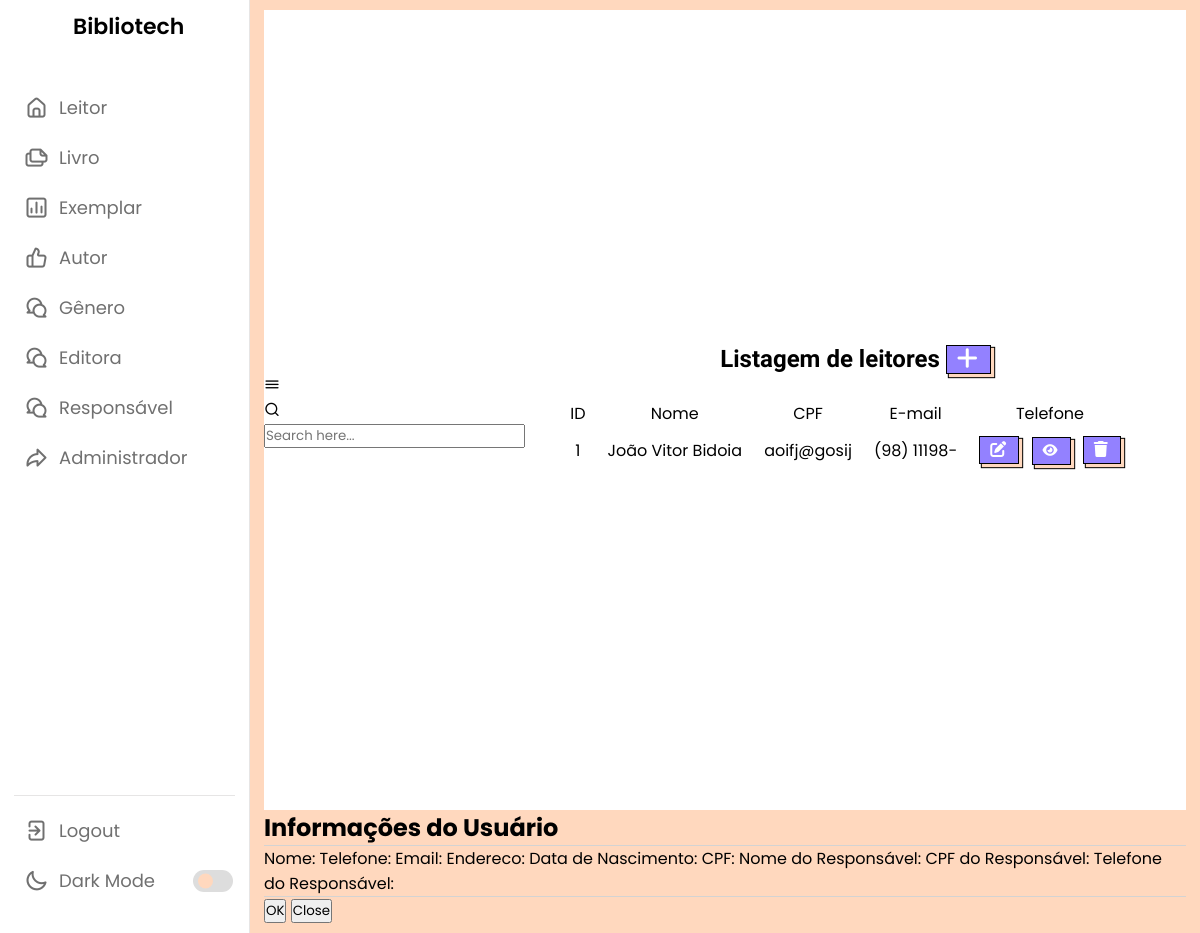
Before: /listarLeitor4.php with the older database file.
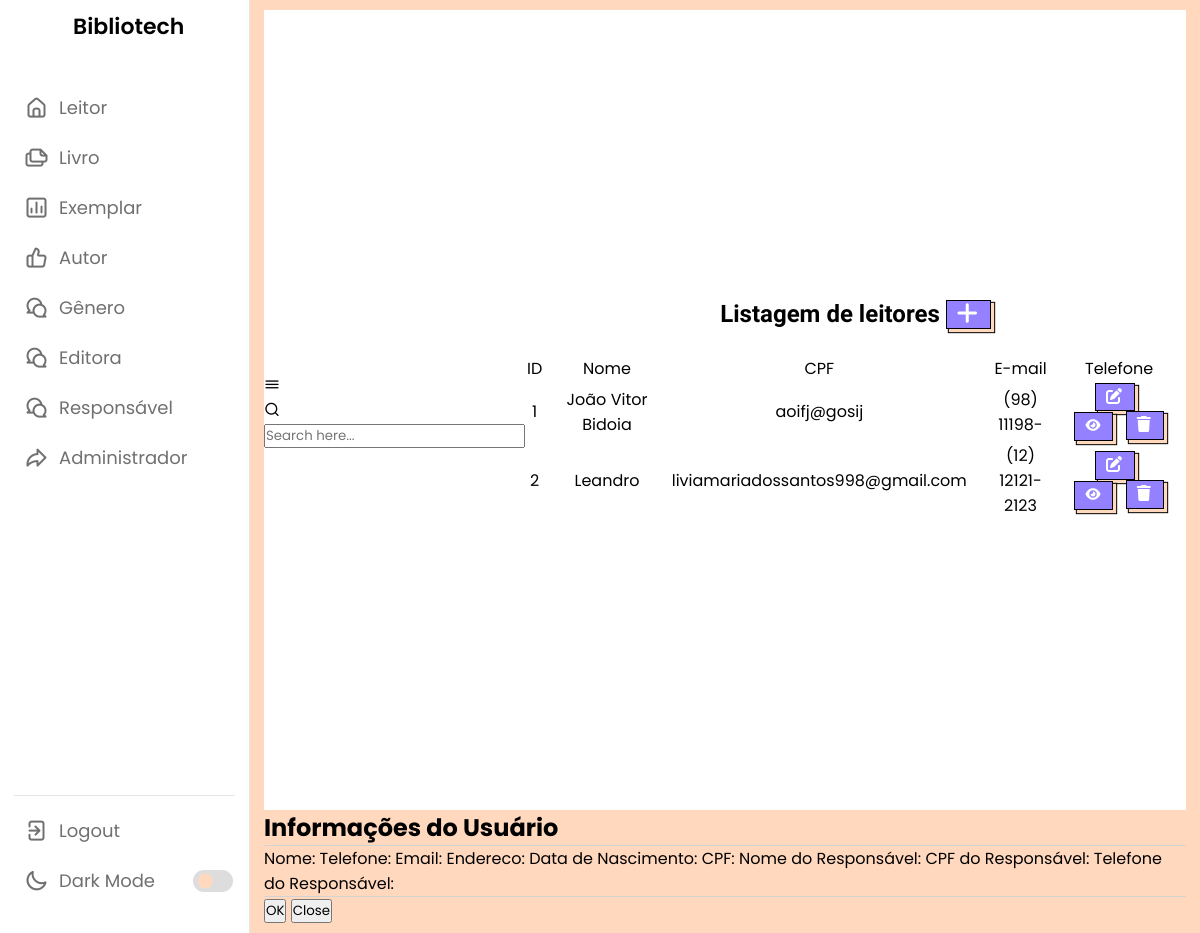
After: the same page with the newer database file.
### tables this page shows
CREATE TABLE `leitor` (
  `id` int(11) NOT NULL,
  `status` varchar(45) NOT NULL,
  `nome` varchar(100) NOT NULL,
  `telefone` varchar(15) NOT NULL,
  `endereco` varchar(100) NOT NULL,
  `dn` date NOT NULL,
  `cpf` varchar(11) NOT NULL,
  `email` varchar(100) NOT NULL,
  `senha` varchar(255) NOT NULL,
  `nomeResp` varchar(100) DEFAULT NULL,
  `cpfResp` varchar(11) DEFAULT NULL,
  `telResp` varchar(45) DEFAULT NULL
);

### listarLeitor4.php (the view, shortened to what the changed rows need)
<?php
require_once("conexao.php");
$sql = "select * from leitor";
$resultado = mysqli_query($conexao, $sql);
?>
<!DOCTYPE html>
<html lang="pt-br">
<head>
    <link rel="stylesheet" href="css/style.css">
    <link rel="stylesheet" href="css/cadastrar.css">
    <link rel="stylesheet" href="https://unicons.iconscout.com/release/v4.0.0/css/line.css">
</head>
<body>
    <section class="dashboard">
        <div class="corpolistar">
            <div class="geekcb-wrapper">
                    <div class="listar">
                        <h2 style="font-family: 'Fjalla One'; text-align: center">Listagem de leitores
                            <a href="cadastrarLeitor.php" class="botao">
                                <i class="fa-solid fa-plus"></i>
                            </a>
                        </h2><br>
                        <table>
                            <thead>
                                <tr>
                                    <td>ID</td>
                                    <td>Nome</td>
                                    <td>CPF</td>
                                    <td>E-mail</td>
                                    <td>Telefone</td>
                                </tr>
                            <tbody>
                                <?php while ($linha = mysqli_fetch_array($resultado)) { ?>
                                    <tr>
                                        <td>
                                            <?= $linha['id'] ?>
                                        </td>
                                        <td>
                                            <?= $linha['nome'] ?>
                                        </td>
                                        <td>
                                            <?= $linha['email'] ?>
                                        </td>
                                        <td>
                                            <?= $linha['telefone'] ?>
                                        </td>
                                        <td>
                                            <a style="margin-right: 8px;" href="produtoAlterar.php? id=<?= $linha['id'] ?>"
                                                class="botao">
                                                <i class="fa-solid fa-pen-to-square"></i>
                                            </a>
                                            <button onclick="openModal(<?= $linha['id'] ?>)" style="margin-right: 8px;"
                                                name="info" class="botao">
                                                <i class="fa-solid fa-eye"></i>
                                            </button>
                                            <a href="listarLeitor.php? id=<?= $linha['id'] ?>" class="botao"
                                                onclick="return confirm('Deseja mesmo excluir o cadastro?')">
                                                <i class="fa-sharp fa-solid fa-trash"></i> </a>
                                        </td>
                                    </tr>
                                <?php } ?>
                            </tbody>
                        </table>
                    </div>
            </div>
        </div>
        <div class="modal-container">
            <div class="modal">
                <h2>Informações do Usuário</h2>
            </div>
        </div>
    </section>
</body>
</html>

Changed rows visible on the page:
added leitor: id "2", nome "Leandro", email "liviamariadossantos998@gmail.com", telefone "(12) 12121-2123"
